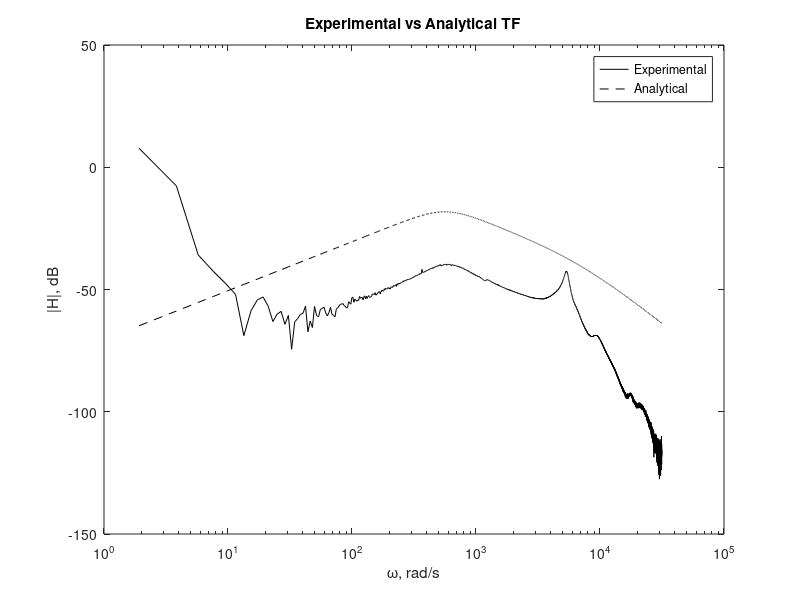

Recreate this plot in MATLAB.
% Lab 5
% Rohan Rajan, Ryan St.Pierre, Doyong Kim
% October 23, 2017
clear;
load('Lab5Data.mat');

sensativityConstantG = 101.2; %% mV/g
sc = sensativityConstantG * (1/100) / 9.8; %% V/m/s^2

%% Adjust EstAccTF by the sensativity constant
EstTFsensAdj = EstAccTF ./ sc;

%% Calculate magnitude, phase, and omega
EstAccMag = abs(EstAccTF);
EstAccPhase = angle(EstAccTF);
EstAccOmega = EstAccF*2*pi;

%% Integrate to velocity
integrationFactor = EstAccOmega .* 1i;
EstTFVel = EstTFsensAdj./integrationFactor;

%% Plot 

EstMag   = abs(EstTFVel);
EstPhase = angle(EstTFVel);
EstOmega = EstAccOmega;

%% Constants 
gTokg = (1/1000);
mspeaker = 10 * gTokg;
macc = 2 * gTokg;
mair = 0.574 * gTokg;
m = mspeaker + macc + mair;

qemf = 6.6; %% Bl 
Lsp = 0.8e-3; %% mH to H 
Rsp = 6.1; 

ksuspension = 917;
kair = 2698;
k = kair + ksuspension;

Qm = 1.78;
b = sqrt(ksuspension * mspeaker)/Qm

s = tf('s') ;
Hnum = qemf * s;
Hden = (m*Lsp)*s^3+(b*Lsp + m*Rsp)*s^2+(k*Lsp + b*Rsp + qemf^2)*s+k*Rsp;
H = Hnum/Hden

[HMag, HPhase, HOmega] = bode(H, EstAccOmega);
HMag   = squeeze(HMag);
HPhase = squeeze(HPhase);

%% Plot 
figure(1);clf;
semilogx(EstOmega, 20*log10(EstMag), 'k-')
hold on;
semilogx(HOmega, 20*log10(HMag), 'k--')
legend('Experimental','Analytical')
xlabel('\omega, rad/s')
ylabel('|H|, dB')
title('Experimental vs Analytical TF')

